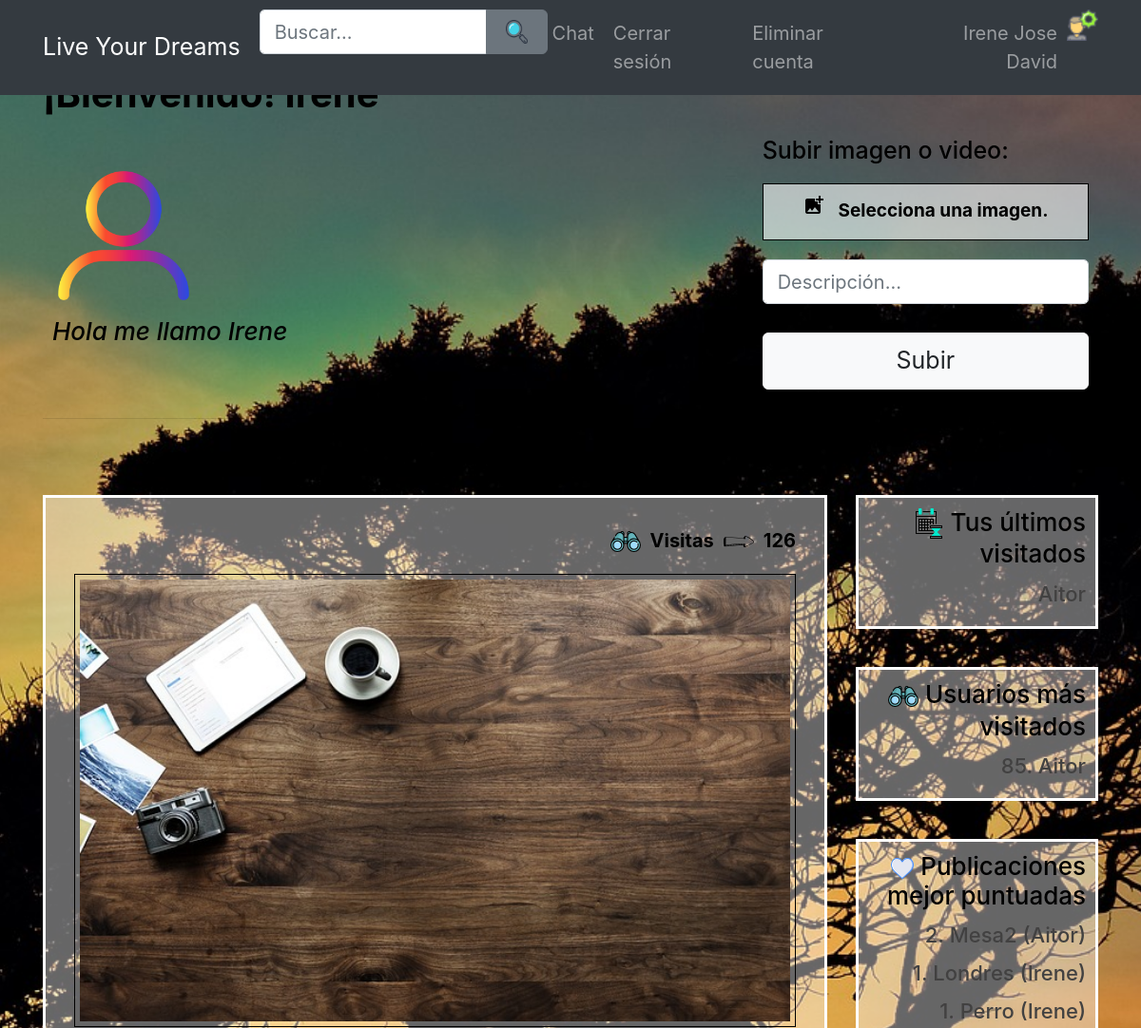
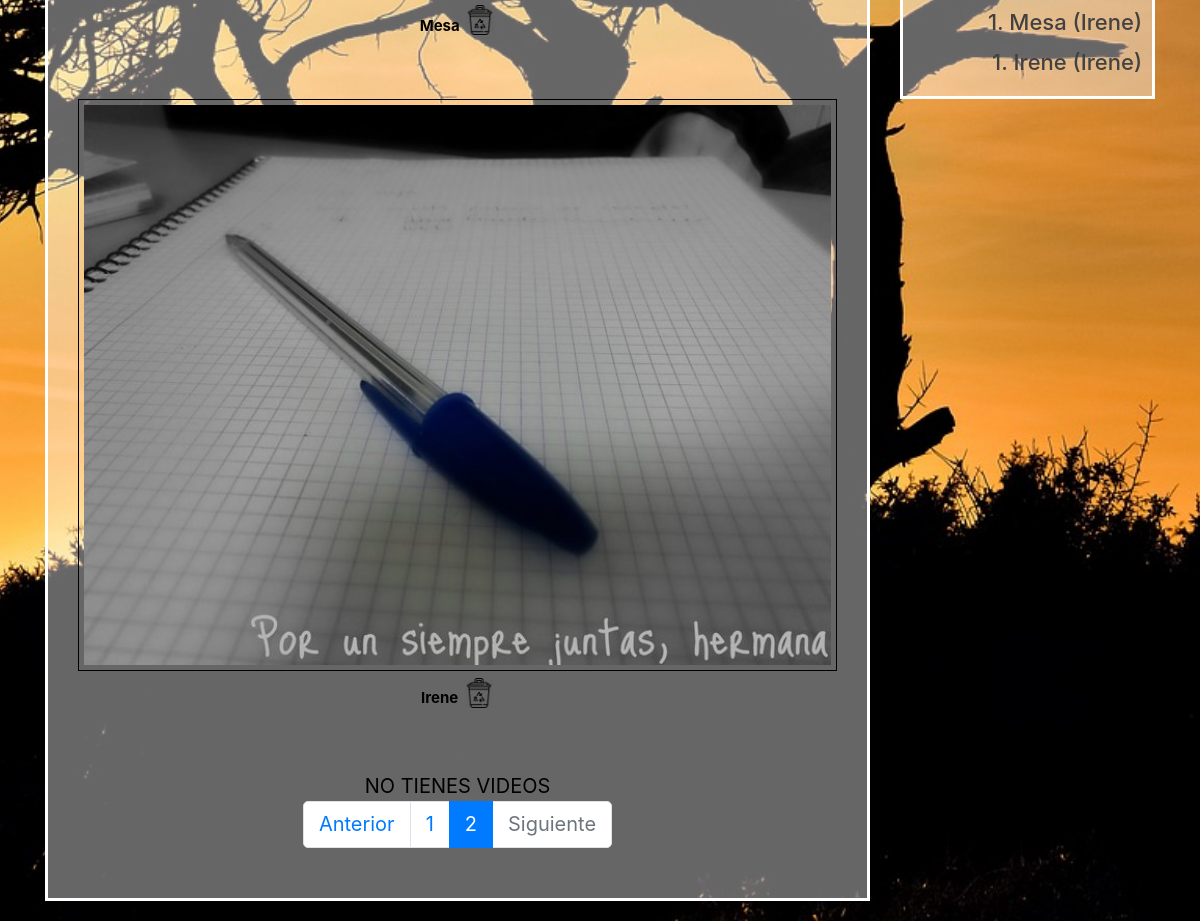
The page /paginausuarios.php?npag=2 (signed in) on the database its author committed (2 pictures, top to bottom).
### tables this page shows
CREATE TABLE `usuarios` (
  `usuarioID` int(11) NOT NULL,
  `username` varchar(255) NOT NULL,
  `password` varchar(255) NOT NULL,
  `email` varchar(255) NOT NULL,
  `active` varchar(255) NOT NULL,
  `resetToken` varchar(255) DEFAULT NULL,
  `resetComplete` varchar(3) DEFAULT 'No',
  `visitas` int(11) DEFAULT '0',
  `descripcion` varchar(255) NOT NULL,
  `imagen` varchar(255) NOT NULL,
  `ultVisitas` longtext NOT NULL
);

### paginausuarios.php (the view, shortened to what this page needs)
<?php
require('includes/config.php');
require('layout/header.php');
?>
<div class="container">
    <div class="row principal">
        <div class="col-xs-12 col-sm-12 col-md-12 col-sm-offset-2 col-md-offset-3 mb-4">
            <h2 style="font-weight: bold;">¡Bienvenido! <?php echo htmlspecialchars($_SESSION['username'], ENT_QUOTES); ?></h2>
            <?php
            $stmt = $db->query("SELECT imagen, descripcion FROM usuarios WHERE usuarioID = " . $_SESSION['usuarioID']);
            while ($row = $stmt->fetch()) {
                if (empty($row['imagen'])) {
                    $imagenP = "usuario.jpg";
                } else {
                    $imagenP = $row['imagen'];
                }
                if (empty($row['descripcion'])) {
                    $descripcionP = "Descripcion";
                } else {
                    $descripcionP = $row['descripcion'];
                }
                $stmt = $db->query("SELECT imagen, descripcion,ultVisitas FROM usuarios WHERE usuarioID = " . $_SESSION['usuarioID']);     $row = $stmt->fetch();
            }
            ?>
            <div class="row" style="padding:10px;">
                <div class="col-xs-12 col-sm-12 col-md-7 col-lg-8 perfilUsu">
                    <div>
                        <?php echo '<img class="imgPerfil" src="imagenes/' . $imagenP . '">' . "\n"; ?>
                    </div>
                    <div>
                        <h4 class="descrip">
                            <?php echo $descripcionP; ?>
                        </h4>
                    </div>
                </div>
                <div class="col-xs-12 col-sm-12 col-md-5 col-lg-4 subida">
                    <form id="uploadimage" method="POST" action="imagen-ajax.php" enctype="multipart/form-data">
                        <h5 class="etiquetaSubir"><label>Subir imagen o video:</label></h5>
                            <label for="file" class="seleccionImgP">
                                <i class="material-icons">
                                </i> &nbsp;
                                Selecciona una imagen.
                            </label>
                        <div class="row mt-3 nomargin">
                            <input type="text" name="descripcion" id="des" class="form-control col-xs-12 col-md-12 mb-3" placeholder="Descripción...">
                        </div>
                        <div class="row">
                            <div class="col-xs-6 col-md-12"><input type="submit" name="submit" value="Subir" class="mt-2 btn btn-light btn-block btn-lg" tabindex="5" /></div>
                        </div>
                    </form>
                </div>
            </div>
            <hr>
        </div>
        <div class="col-xs-2 col-sm-12 col-md-12 col-sm-offset-12 col-md-offset-12 mt-4">
            <div class="row">
                <div class="col-xs-12 col-sm-12 col-md-9 col-lg-9">
                    <div class="contenedorTodo">
                        <?php
                        $stmt = $db->query("SELECT visitas FROM usuarios WHERE usuarioID = " . $_SESSION['usuarioID']);
                        $visitas = '';
                        while ($row = $stmt->fetch()) {
                            $visitas = $row['visitas'];
                        }
                        ?>
                        <div class="visitas">
                            <img src="img/app/binoculars.png">
                            <p>Visitas</p>
                            <img src="img/app/next.png">
                            <p class="" data-count="2200"><?php echo $visitas ?></p>
                        </div>
                        <?php
                        $contft = 0;
                        $contvd = 0;
                        $stmt = $db->query("SELECT *, 'ft' AS tipo FROM imagen WHERE usuarioID = " .$_SESSION['usuarioID'] . " UNION select *, 'vd' AS tipo from video WHERE usuarioID = " .$_SESSION['usuarioID']);
                        $numReg=$stmt->rowCount();
                        $multporPag=2;
                        $paginas=ceil($numReg/$multporPag);
                        $iniciar=($_GET['npag']-1)*$multporPag;
                    $stmt2 = $db->query("SELECT *, 'ft' AS tipo FROM imagen WHERE usuarioID = " .$_SESSION['usuarioID'] . " UNION select *, 'vd'                        AS tipo from video WHERE usuarioID = " .$_SESSION['usuarioID'] .' LIMIT '.$iniciar.','.$multporPag);
                  while ($row = $stmt2->fetch()) {
                        if ($row['tipo']=="ft"){
                            echo '<div id="foto"><img class="foto" src="imagenes/' . $row['nombre'] . '">' . "\n";
                            ?>
                        <div>
                            <span class="descripcionMultim"><?php echo ucwords($row['descripcion']); ?></span>
                            <a onclick="confirmar(<?php echo $row['idfoto']; ?>)"><img class="imgEliminar" src="img/app/papelera.png" alt="Papelera" /></a>
                        </div></br></br>
                    </div>
                    <?php
                        $contft++;
            }
            }
                if ($contvd == 0) {
                    echo '<span>NO TIENES VIDEOS</span></br>';
                }
            ?>
               <?php if ($contvd>0 || $contft>0):?>
                <nav aria-label="...">
                    <ul class="pagination justify-content-center" >
                        <li class="page-item
                           <?php echo $_GET['npag']<=1? 'disabled':'' ?>">
                            <a class="page-link" href="paginausuarios.php?npag=<?php echo $_GET['npag']-1 ?>">Anterior</a></li>
                        <?php for($i=1;$i<=$paginas;$i++): ?>
                        <li class="page-item
                            <?php echo $_GET['npag']==$i ? 'active' : '' ?>">
                            <a class="page-link" href="paginausuarios.php?npag=<?php echo $i?>"><?php echo $i ?></a></li>
                        <?php endfor ?>
                        <li class="page-item
                         <?php echo $_GET['npag']>=$paginas? 'disabled':'' ?>">
                            <a class="page-link" href="paginausuarios.php?npag=<?php echo $_GET['npag']+1 ?>">Siguiente</a>
                        </li>
                    </ul>
                </nav>
                <?php endif ?>
            </div>
        </div>
        <div class="col-xs-12 col-sm-12 col-md-3 col-lg-3 users-table contenedorListas">
            <div class="listas">
                <h4><img src='img/app/calendario.png'> Tus últimos visitados</h4>
    <?php
        if(isset($_SESSION["historial"])){
                    $historico = $_SESSION["historial"];
                    foreach ($historico as $valor){
                            $id=$valor;
                        if ($id != $_SESSION['usuarioID']) {
                            $stmt = $db->query("SELECT * FROM usuarios WHERE active = 'Yes' and usuarioId=$id");
                            while ($row = $stmt->fetch()) {
                                $nombre = $row['username'];
                                    echo "<h5 color='green'><a href='vistausuario.php?id=$id&nombreusuario=$nombre'>$nombre</a></h5>";
                            }
                        }
                    }
        }else{
            echo "<h5 color='green'>No hay registros</h5>";
        }
    ?>
            </div>
            <div class="listas">
                <h4><img src='img/app/binoculars.png'> Usuarios más visitados</h4>
                <?php
                $stmt = $db->query("SELECT * FROM usuarios WHERE active = 'Yes'");
                while ($row = $stmt->fetch()) {
                    $nombre = $row['username'];
                    $id = $row['usuarioID'];
                    $nvisitas = $row['visitas'];
                    if ($id != $_SESSION['usuarioID'] && $nvisitas>0) {
                        echo "<h5 color='green'><a href='vistausuario.php?id=$id&nombreusuario=$nombre'>$nvisitas.  $nombre</a></h5>";
                    }
                }
                ?>
            </div>
            <div class="listas">
                <h4> <img src='img/app/heart.png'> Publicaciones mejor puntuadas</h4>
                <?php
                $stmt = $db->query("SELECT *, 'ft' AS tipo FROM imagen UNION select *, 'vd' AS tipo from video order by likes DESC LIMIT 5");
                while ($row = $stmt->fetch()) {
                    $descripcion = ucwords($row['descripcion']);
                    $usuarioID = $row['usuarioID'];
                    $id = $row['idfoto'];
                    $nlike = $row['likes'];
                    $stmt2 = $db->query("SELECT username from usuarios where usuarioID=" . $usuarioID);
                    $nombre = $stmt2->fetch();
                    $nombre = $nombre['username'];
                    if ($nombre != null && $nlike >0 ) {
                        echo '<div class="contadorLikes2">';
                        echo "<h5 color='green'><a href='vistausuario.php?id=$usuarioID&nombreusuario=$nombre/#$id'>$nlike.  $descripcion ($nombre)</h5>";
                        echo '</div>';
                    }
                }
                ?>
            </div>
        </div>
    </div>
</div>
</div>
</div>
<?php
require('layout/footer.php');
?>

### style/main.css (style rules this page uses)
a { color: #EF1F2F; text-decoration: none; }
html, body { height: auto; font-size: 20px; color: black; }
body { background: url("../img/foto_fondo.jpg") no-repeat center center fixed; background-size: cover; }
.nomargin { margin-left: 0!important; margin-right: 0!important; }
.users-table a { color: rgb(66, 65, 65); }
@media only screen and (min-width:1200px) { .users-table a { font-size: 22px; } }
@media only screen and (min-width:1200px) { h4 { font-size: 26px; } }
.contenedorTodo { padding: 30px; border: 3px solid white; text-align: center; background: rgba(255, 255, 255, 0.4); margin-bottom: 20px; }
.foto { width: 100%; height: auto; padding: 5px; border: 1px solid black; margin-bottom: 10px; }

### style/paginausuarios.css (style rules this page uses)
.imgEliminar { width: 30px; height: 30px; margin-top: -11px; }
.contenedorListas { color: black; text-align: right; }
.listas { padding: 10px 10px 10px 0; border: 3px solid white; background: rgba(255, 255, 255, 0.4); margin-bottom: 40px; }
.visitas { display: flex; justify-content: right; align-items: flex-start; }
.visitas img { margin-left: 10px; margin-right: 10px; }
.visitas p { font-weight: bold; }
.imgPerfil { width: 150px; height: 150px; }
.perfilUsu { margin-top: 30px; }
.descrip { font-style: italic; margin-top: 10px; }
.principal { text-align: left; }
.subida { text-align: left; }
.seleccionImgP { height: 60px; width: 100%; border: solid 1px black; background: rgba(255, 255, 255, 0.6); margin: auto; font-size: 19px; text-align: center; padding-right: 12px; padding-top: 10px; padding-left: 12px; font-weight: bold; }
.descripcionMultim { font-size: 15px; font-weight: bold; }

### rows shown on the page
usuarios: imagen (picture), descripcion "Hola me llamo Irene", visitas "126", username "Irene"
usuarios: username "Aitor", visitas "85"

### other values the page prints
$row['descripcion'] "Mesa"
$row['descripcion'] "Irene"
$nlike "2"
$descripcion "Mesa2"
$nlike "1"
$descripcion "Londres"
$descripcion "Perro"
$descripcion "Mesa"
$descripcion "Irene"
